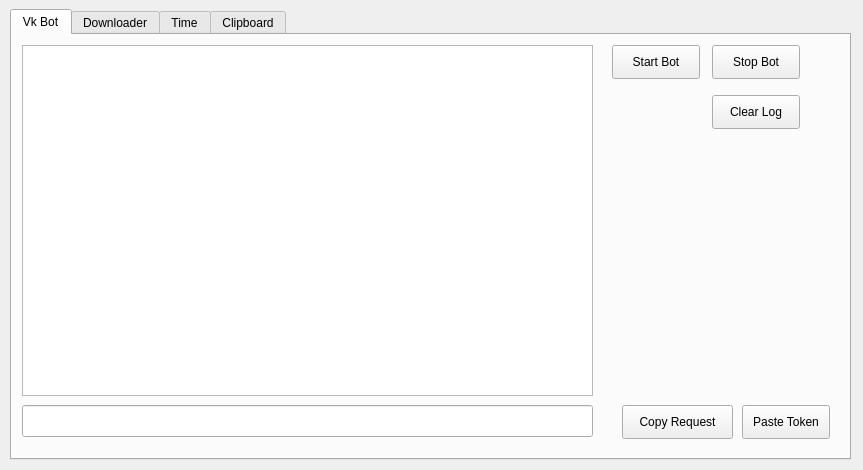
<?xml version="1.0" encoding="UTF-8"?>
<ui version="4.0">
 <class>MainWindow</class>
 <widget class="QMainWindow" name="MainWindow">
  <property name="geometry">
   <rect>
    <x>0</x>
    <y>0</y>
    <width>863</width>
    <height>470</height>
   </rect>
  </property>
  <property name="windowTitle">
   <string>Control panel</string>
  </property>
  <widget class="QWidget" name="centralWidget">
   <widget class="QTabWidget" name="tabWidget">
    <property name="geometry">
     <rect>
      <x>10</x>
      <y>9</y>
      <width>841</width>
      <height>451</height>
     </rect>
    </property>
    <property name="currentIndex">
     <number>0</number>
    </property>
    <widget class="QWidget" name="tabVkBot">
     <attribute name="title">
      <string>Vk Bot</string>
     </attribute>
     <widget class="QListWidget" name="listLog">
      <property name="geometry">
       <rect>
        <x>10</x>
        <y>10</y>
        <width>571</width>
        <height>351</height>
       </rect>
      </property>
     </widget>
     <widget class="QPushButton" name="pushClearLog">
      <property name="geometry">
       <rect>
        <x>700</x>
        <y>60</y>
        <width>88</width>
        <height>34</height>
       </rect>
      </property>
      <property name="text">
       <string>Clear Log</string>
      </property>
     </widget>
     <widget class="QPushButton" name="pushStartBot">
      <property name="geometry">
       <rect>
        <x>600</x>
        <y>10</y>
        <width>88</width>
        <height>34</height>
       </rect>
      </property>
      <property name="text">
       <string>Start Bot</string>
      </property>
     </widget>
     <widget class="QPushButton" name="pushStopBot">
      <property name="geometry">
       <rect>
        <x>700</x>
        <y>10</y>
        <width>88</width>
        <height>34</height>
       </rect>
      </property>
      <property name="text">
       <string>Stop Bot</string>
      </property>
     </widget>
     <widget class="QPushButton" name="pushCopyRequest">
      <property name="geometry">
       <rect>
        <x>610</x>
        <y>370</y>
        <width>111</width>
        <height>34</height>
       </rect>
      </property>
      <property name="text">
       <string>Copy Request</string>
      </property>
     </widget>
     <widget class="QLineEdit" name="lineToken">
      <property name="geometry">
       <rect>
        <x>10</x>
        <y>370</y>
        <width>571</width>
        <height>32</height>
       </rect>
      </property>
      <property name="text">
       <string/>
      </property>
     </widget>
     <widget class="QPushButton" name="pushSetToken">
      <property name="geometry">
       <rect>
        <x>730</x>
        <y>370</y>
        <width>88</width>
        <height>34</height>
       </rect>
      </property>
      <property name="text">
       <string>Paste Token</string>
      </property>
     </widget>
    </widget>
    <widget class="QWidget" name="tabDown">
     <attribute name="title">
      <string>Downloader</string>
     </attribute>
     <widget class="QLabel" name="labelPath">
      <property name="geometry">
       <rect>
        <x>30</x>
        <y>90</y>
        <width>59</width>
        <height>18</height>
       </rect>
      </property>
      <property name="font">
       <font>
        <pointsize>11</pointsize>
       </font>
      </property>
      <property name="text">
       <string>Save as</string>
      </property>
     </widget>
     <widget class="QLineEdit" name="linePath">
      <property name="geometry">
       <rect>
        <x>110</x>
        <y>80</y>
        <width>661</width>
        <height>32</height>
       </rect>
      </property>
     </widget>
     <widget class="QLabel" name="label">
      <property name="geometry">
       <rect>
        <x>30</x>
        <y>30</y>
        <width>59</width>
        <height>18</height>
       </rect>
      </property>
      <property name="font">
       <font>
        <pointsize>11</pointsize>
       </font>
      </property>
      <property name="text">
       <string>Url</string>
      </property>
     </widget>
     <widget class="QLineEdit" name="lineUrl">
      <property name="geometry">
       <rect>
        <x>110</x>
        <y>20</y>
        <width>711</width>
        <height>32</height>
       </rect>
      </property>
     </widget>
     <widget class="QPushButton" name="pushDownload">
      <property name="geometry">
       <rect>
        <x>350</x>
        <y>350</y>
        <width>88</width>
        <height>34</height>
       </rect>
      </property>
      <property name="text">
       <string>Download</string>
      </property>
     </widget>
     <widget class="QLabel" name="labelStatus">
      <property name="geometry">
       <rect>
        <x>300</x>
        <y>280</y>
        <width>59</width>
        <height>18</height>
       </rect>
      </property>
      <property name="font">
       <font>
        <pointsize>11</pointsize>
       </font>
      </property>
      <property name="text">
       <string>Status :</string>
      </property>
     </widget>
     <widget class="QLabel" name="labelProgress">
      <property name="geometry">
       <rect>
        <x>390</x>
        <y>280</y>
        <width>291</width>
        <height>18</height>
       </rect>
      </property>
      <property name="font">
       <font>
        <pointsize>11</pointsize>
       </font>
      </property>
      <property name="text">
       <string/>
      </property>
     </widget>
     <widget class="QPushButton" name="pushSelectPath">
      <property name="geometry">
       <rect>
        <x>780</x>
        <y>80</y>
        <width>41</width>
        <height>31</height>
       </rect>
      </property>
      <property name="text">
       <string>...</string>
      </property>
     </widget>
     <widget class="QPushButton" name="pushClearWindow">
      <property name="geometry">
       <rect>
        <x>600</x>
        <y>350</y>
        <width>121</width>
        <height>34</height>
       </rect>
      </property>
      <property name="text">
       <string>Clear window</string>
      </property>
     </widget>
    </widget>
    <widget class="QWidget" name="tabTime">
     <attribute name="title">
      <string>Time</string>
     </attribute>
     <widget class="QLabel" name="labelMoscow">
      <property name="geometry">
       <rect>
        <x>40</x>
        <y>40</y>
        <width>61</width>
        <height>16</height>
       </rect>
      </property>
      <property name="font">
       <font>
        <pointsize>11</pointsize>
       </font>
      </property>
      <property name="text">
       <string>Moscow</string>
      </property>
     </widget>
     <widget class="QLabel" name="labelMoscowTime">
      <property name="geometry">
       <rect>
        <x>40</x>
        <y>80</y>
        <width>231</width>
        <height>101</height>
       </rect>
      </property>
      <property name="font">
       <font>
        <pointsize>16</pointsize>
       </font>
      </property>
      <property name="text">
       <string>Clock</string>
      </property>
     </widget>
    </widget>
    <widget class="QWidget" name="tabClipbord">
     <attribute name="title">
      <string>Clipboard</string>
     </attribute>
     <widget class="QPushButton" name="pushClipboardLogClear">
      <property name="geometry">
       <rect>
        <x>30</x>
        <y>330</y>
        <width>80</width>
        <height>26</height>
       </rect>
      </property>
      <property name="text">
       <string>Clear log</string>
      </property>
     </widget>
     <widget class="QListWidget" name="listClipboardLog">
      <property name="geometry">
       <rect>
        <x>10</x>
        <y>10</y>
        <width>811</width>
        <height>291</height>
       </rect>
      </property>
     </widget>
     <widget class="QPushButton" name="pushClipboardRemoveLast">
      <property name="geometry">
       <rect>
        <x>140</x>
        <y>330</y>
        <width>91</width>
        <height>26</height>
       </rect>
      </property>
      <property name="text">
       <string>Remove last</string>
      </property>
     </widget>
    </widget>
   </widget>
  </widget>
 </widget>
 <layoutdefault spacing="6" margin="11"/>
 <resources/>
 <connections/>
</ui>
